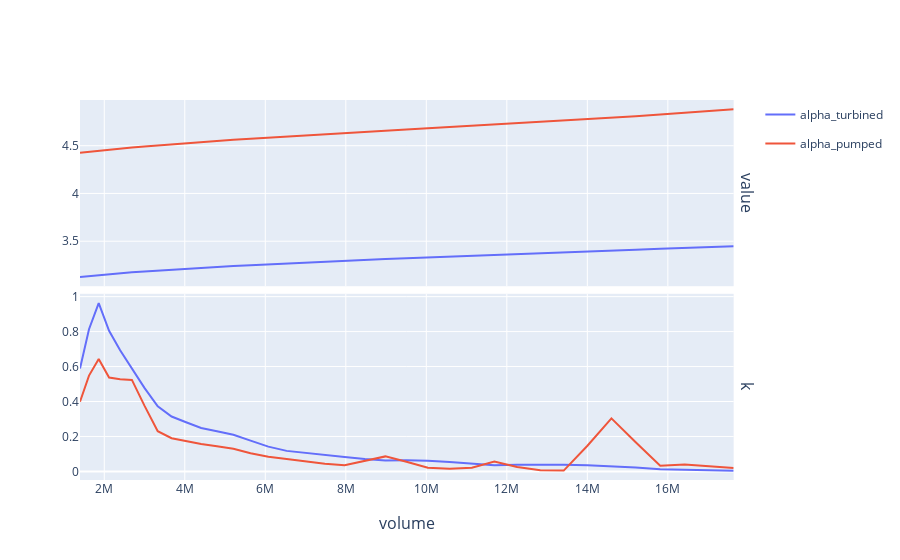
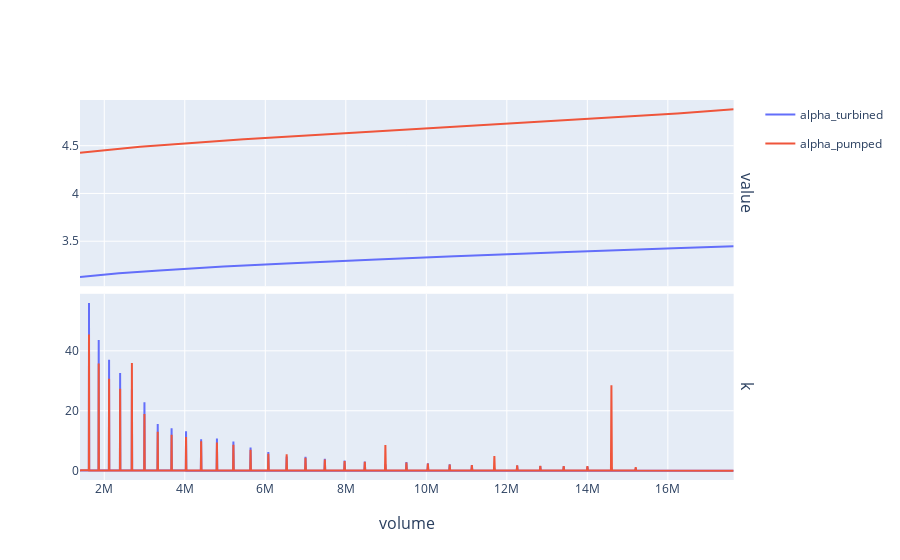
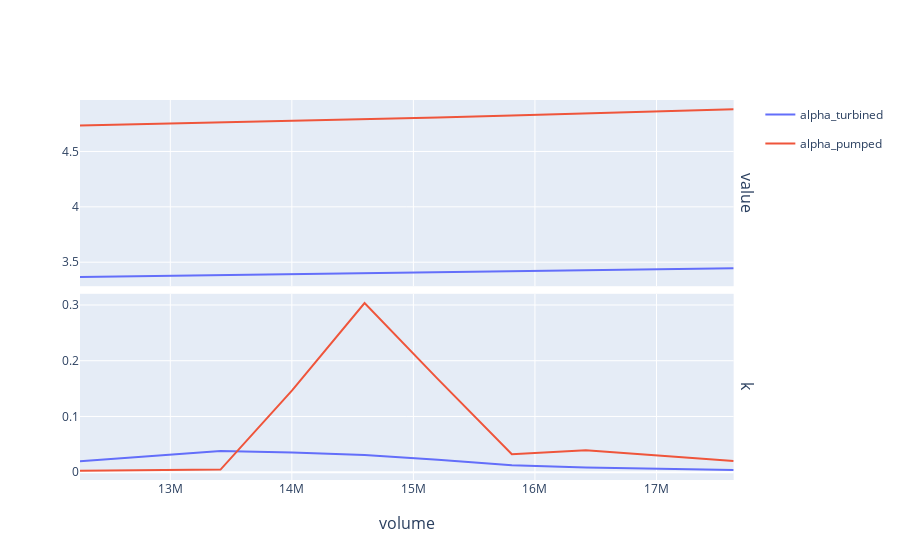
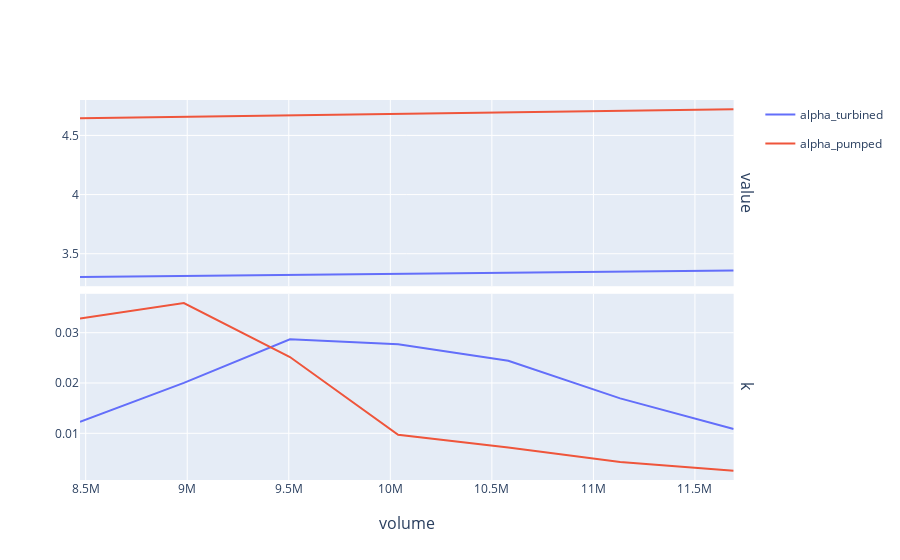

Source (notebook cell) for these figures, in order:
### Code cell
y_col_list: list[str] = ["alpha_turbined", "alpha_pumped"]
x_col="volume"
power_performance: pl.DataFrame = power_performance_table[0]["power_performance"] 
df: pl.DataFrame = calculate_curviness(data=power_performance, x_col=x_col, y_col_list=y_col_list)
fig = plot_curviness_results(df=df, x_col=x_col, y_col_list=y_col_list)
fig.show()
power_performance_2: pl.DataFrame = power_performance_table_2[0]["power_performance"] 

df: pl.DataFrame = calculate_curviness(data=power_performance_2, x_col=x_col, y_col_list=y_col_list)
fig = plot_curviness_results(df=df, x_col=x_col, y_col_list=y_col_list)
fig.show()

df: pl.DataFrame = calculate_curviness(data=power_performance.filter(c("volume") < 3e6), x_col=x_col, y_col_list=y_col_list)
fig = plot_curviness_results(df=df, x_col=x_col, y_col_list=y_col_list)
fig.show()

df: pl.DataFrame = calculate_curviness(data=power_performance.filter((c("volume")  > 0.8e7).__and__(c("volume") < 1.2e7)), x_col=x_col, y_col_list=y_col_list)
fig = plot_curviness_results(df=df, x_col=x_col, y_col_list=y_col_list)
fig.show()

### Figure 1 — Plotly figure (JSON) as saved in the notebook; plotly's stock layout.template omitted (floating-point values rounded to 4 significant figures)
{"data": [{"legendgroup": "alpha_turbined", "line": {"color": "#636EFA"}, "mode": "lines", "name": "alpha_turbined", "showlegend": true, "type": "scatter", "x": [1397060, 1620890, 1861920, 2119410, 2393840, 2686310, 2998010, 3327890, 3672170, 4031400, 4406390, 4798710, 5207730, 5633960, 6075540, 6530820, 6998840, 7479000, 7970350, 8471990, 8983460, 9505800, 10038500, 10580800, 11131700, 11690600, 12257100, 12831500, 13413200, 14002100, 14598300, 15201700, 15810000, 16418300, 17026600, 17634900], "xaxis": "x", "y": [3.126, 3.136, 3.146, 3.155, 3.165, 3.174, 3.184, 3.193, 3.203, 3.212, 3.221, 3.231, 3.24, 3.249, 3.259, 3.268, 3.277, 3.286, 3.295, 3.304, 3.313, 3.322, 3.331, 3.34, 3.349, 3.358, 3.367, 3.376, 3.385, 3.394, 3.403, 3.412, 3.42, 3.429, 3.438, 3.446], "yaxis": "y"}, {"legendgroup": "alpha_turbined", "line": {"color": "#636EFA"}, "mode": "lines", "name": "alpha_turbined", "showlegend": false, "type": "scatter", "x": [1397060, 1620890, 1861920, 2119410, 2393840, 2686310, 2998010, 3327890, 3672170, 4031400, 4406390, 4798710, 5207730, 5633960, 6075540, 6530820, 6998840, 7479000, 7970350, 8471990, 8983460, 9505800, 10038500, 10580800, 11131700, 11690600, 12257100, 12831500, 13413200, 14002100, 14598300, 15201700, 15810000, 16418300, 17026600, 17634900], "xaxis": "x2", "y": [0.5891, 0.8137, 0.963, 0.8046, 0.6936, 0.5891, 0.4779, 0.3729, 0.3141, 0.2812, 0.2483, 0.2303, 0.21, 0.1759, 0.1418, 0.1175, 0.105, 0.09449, 0.08297, 0.07117, 0.06288, 0.06325, 0.06111, 0.05388, 0.04374, 0.03578, 0.0382, 0.04018, 0.03792, 0.03531, 0.0307, 0.02253, 0.01268, 0.008289, 0.006192, 0.00412], "yaxis": "y2"}, {"legendgroup": "alpha_pumped", "line": {"color": "#EF553B"}, "mode": "lines", "name": "alpha_pumped", "showlegend": true, "type": "scatter", "x": [1397060, 1620890, 1861920, 2119410, 2393840, 2686310, 2998010, 3327890, 3672170, 4031400, 4406390, 4798710, 5207730, 5633960, 6075540, 6530820, 6998840, 7479000, 7970350, 8471990, 8983460, 9505800, 10038500, 10580800, 11131700, 11690600, 12257100, 12831500, 13413200, 14002100, 14598300, 15201700, 15810000, 16418300, 17026600, 17634900], "xaxis": "x", "y": [4.426, 4.437, 4.448, 4.459, 4.47, 4.482, 4.493, 4.504, 4.515, 4.526, 4.538, 4.549, 4.561, 4.573, 4.585, 4.597, 4.609, 4.621, 4.633, 4.646, 4.658, 4.67, 4.683, 4.695, 4.708, 4.721, 4.734, 4.748, 4.762, 4.776, 4.79, 4.808, 4.826, 4.844, 4.862, 4.881], "yaxis": "y"}, {"legendgroup": "alpha_pumped", "line": {"color": "#EF553B"}, "mode": "lines", "name": "alpha_pumped", "showlegend": false, "type": "scatter", "x": [1397060, 1620890, 1861920, 2119410, 2393840, 2686310, 2998010, 3327890, 3672170, 4031400, 4406390, 4798710, 5207730, 5633960, 6075540, 6530820, 6998840, 7479000, 7970350, 8471990, 8983460, 9505800, 10038500, 10580800, 11131700, 11690600, 12257100, 12831500, 13413200, 14002100, 14598300, 15201700, 15810000, 16418300, 17026600, 17634900], "xaxis": "x2", "y": [0.3989, 0.5481, 0.6436, 0.5368, 0.5279, 0.5235, 0.3763, 0.2298, 0.19, 0.1738, 0.1566, 0.1444, 0.1291, 0.1042, 0.08372, 0.07121, 0.05696, 0.04382, 0.03539, 0.05883, 0.08588, 0.05509, 0.02124, 0.01572, 0.02139, 0.05699, 0.02535, 0.006147, 0.004712, 0.1467, 0.3033, 0.167, 0.03242, 0.03923, 0.02978, 0.01997], "yaxis": "y2"}], "layout": {"annotations": [{"font": {"size": 16}, "showarrow": false, "text": "value", "textangle": 90, "x": 0.98, "xanchor": "left", "xref": "paper", "y": 0.755, "yanchor": "middle", "yref": "paper"}, {"font": {"size": 16}, "showarrow": false, "text": "k", "textangle": 90, "x": 0.98, "xanchor": "left", "xref": "paper", "y": 0.245, "yanchor": "middle", "yref": "paper"}, {"font": {"size": 16}, "showarrow": false, "text": "volume", "x": 0.49, "xanchor": "center", "xref": "paper", "y": 0, "yanchor": "top", "yref": "paper", "yshift": -30}], "xaxis": {"anchor": "y", "domain": [0, 0.98], "matches": "x2", "showticklabels": false}, "xaxis2": {"anchor": "y2", "domain": [0, 0.98]}, "yaxis": {"anchor": "x", "domain": [0.51, 1]}, "yaxis2": {"anchor": "x2", "domain": [0, 0.49]}}}

### Figure 2 — Plotly figure (JSON) as saved in the notebook; plotly's stock layout.template omitted (floating-point values rounded to 4 significant figures; data arrays with more than 128 entries replaced by an {"elided": "..."} marker saying what was removed)
{"data": [{"legendgroup": "alpha_turbined", "line": {"color": "#636EFA"}, "mode": "lines", "name": "alpha_turbined", "showlegend": true, "type": "scatter", "x": {"elided": "3501 float values"}, "xaxis": "x", "y": {"elided": "3501 float values"}, "yaxis": "y"}, {"legendgroup": "alpha_turbined", "line": {"color": "#636EFA"}, "mode": "lines", "name": "alpha_turbined", "showlegend": false, "type": "scatter", "x": {"elided": "3501 float values"}, "xaxis": "x2", "y": {"elided": "3501 float values"}, "yaxis": "y2"}, {"legendgroup": "alpha_pumped", "line": {"color": "#EF553B"}, "mode": "lines", "name": "alpha_pumped", "showlegend": true, "type": "scatter", "x": {"elided": "3501 float values"}, "xaxis": "x", "y": {"elided": "3501 float values"}, "yaxis": "y"}, {"legendgroup": "alpha_pumped", "line": {"color": "#EF553B"}, "mode": "lines", "name": "alpha_pumped", "showlegend": false, "type": "scatter", "x": {"elided": "3501 float values"}, "xaxis": "x2", "y": {"elided": "3501 float values"}, "yaxis": "y2"}], "layout": {"annotations": [{"font": {"size": 16}, "showarrow": false, "text": "value", "textangle": 90, "x": 0.98, "xanchor": "left", "xref": "paper", "y": 0.755, "yanchor": "middle", "yref": "paper"}, {"font": {"size": 16}, "showarrow": false, "text": "k", "textangle": 90, "x": 0.98, "xanchor": "left", "xref": "paper", "y": 0.245, "yanchor": "middle", "yref": "paper"}, {"font": {"size": 16}, "showarrow": false, "text": "volume", "x": 0.49, "xanchor": "center", "xref": "paper", "y": 0, "yanchor": "top", "yref": "paper", "yshift": -30}], "xaxis": {"anchor": "y", "domain": [0, 0.98], "matches": "x2", "showticklabels": false}, "xaxis2": {"anchor": "y2", "domain": [0, 0.98]}, "yaxis": {"anchor": "x", "domain": [0.51, 1]}, "yaxis2": {"anchor": "x2", "domain": [0, 0.49]}}}

### Figure 3 — Plotly figure (JSON) as saved in the notebook; plotly's stock layout.template omitted (floating-point values rounded to 4 significant figures)
{"data": [{"legendgroup": "alpha_turbined", "line": {"color": "#636EFA"}, "mode": "lines", "name": "alpha_turbined", "showlegend": true, "type": "scatter", "x": [12257100, 12831500, 13413200, 14002100, 14598300, 15201700, 15810000, 16418300, 17026600, 17634900], "xaxis": "x", "y": [3.367, 3.376, 3.385, 3.394, 3.403, 3.412, 3.42, 3.429, 3.438, 3.446], "yaxis": "y"}, {"legendgroup": "alpha_turbined", "line": {"color": "#636EFA"}, "mode": "lines", "name": "alpha_turbined", "showlegend": false, "type": "scatter", "x": [12257100, 12831500, 13413200, 14002100, 14598300, 15201700, 15810000, 16418300, 17026600, 17634900], "xaxis": "x2", "y": [0.01979, 0.02916, 0.03792, 0.03531, 0.0307, 0.02253, 0.01268, 0.008289, 0.006192, 0.00412], "yaxis": "y2"}, {"legendgroup": "alpha_pumped", "line": {"color": "#EF553B"}, "mode": "lines", "name": "alpha_pumped", "showlegend": true, "type": "scatter", "x": [12257100, 12831500, 13413200, 14002100, 14598300, 15201700, 15810000, 16418300, 17026600, 17634900], "xaxis": "x", "y": [4.734, 4.748, 4.762, 4.776, 4.79, 4.808, 4.826, 4.844, 4.862, 4.881], "yaxis": "y"}, {"legendgroup": "alpha_pumped", "line": {"color": "#EF553B"}, "mode": "lines", "name": "alpha_pumped", "showlegend": false, "type": "scatter", "x": [12257100, 12831500, 13413200, 14002100, 14598300, 15201700, 15810000, 16418300, 17026600, 17634900], "xaxis": "x2", "y": [0.002771, 0.003885, 0.004712, 0.1467, 0.3033, 0.167, 0.03242, 0.03923, 0.02978, 0.01997], "yaxis": "y2"}], "layout": {"annotations": [{"font": {"size": 16}, "showarrow": false, "text": "value", "textangle": 90, "x": 0.98, "xanchor": "left", "xref": "paper", "y": 0.755, "yanchor": "middle", "yref": "paper"}, {"font": {"size": 16}, "showarrow": false, "text": "k", "textangle": 90, "x": 0.98, "xanchor": "left", "xref": "paper", "y": 0.245, "yanchor": "middle", "yref": "paper"}, {"font": {"size": 16}, "showarrow": false, "text": "volume", "x": 0.49, "xanchor": "center", "xref": "paper", "y": 0, "yanchor": "top", "yref": "paper", "yshift": -30}], "xaxis": {"anchor": "y", "domain": [0, 0.98], "matches": "x2", "showticklabels": false}, "xaxis2": {"anchor": "y2", "domain": [0, 0.98]}, "yaxis": {"anchor": "x", "domain": [0.51, 1]}, "yaxis2": {"anchor": "x2", "domain": [0, 0.49]}}}

### Figure 4 — Plotly figure (JSON) as saved in the notebook; plotly's stock layout.template omitted (floating-point values rounded to 4 significant figures)
{"data": [{"legendgroup": "alpha_turbined", "line": {"color": "#636EFA"}, "mode": "lines", "name": "alpha_turbined", "showlegend": true, "type": "scatter", "x": [8471990, 8983460, 9505800, 10038500, 10580800, 11131700, 11690600], "xaxis": "x", "y": [3.304, 3.313, 3.322, 3.331, 3.34, 3.349, 3.358], "yaxis": "y"}, {"legendgroup": "alpha_turbined", "line": {"color": "#636EFA"}, "mode": "lines", "name": "alpha_turbined", "showlegend": false, "type": "scatter", "x": [8471990, 8983460, 9505800, 10038500, 10580800, 11131700, 11690600], "xaxis": "x2", "y": [0.0123, 0.02003, 0.0287, 0.02772, 0.02444, 0.01695, 0.01087], "yaxis": "y2"}, {"legendgroup": "alpha_pumped", "line": {"color": "#EF553B"}, "mode": "lines", "name": "alpha_pumped", "showlegend": true, "type": "scatter", "x": [8471990, 8983460, 9505800, 10038500, 10580800, 11131700, 11690600], "xaxis": "x", "y": [4.646, 4.658, 4.67, 4.683, 4.695, 4.708, 4.721], "yaxis": "y"}, {"legendgroup": "alpha_pumped", "line": {"color": "#EF553B"}, "mode": "lines", "name": "alpha_pumped", "showlegend": false, "type": "scatter", "x": [8471990, 8983460, 9505800, 10038500, 10580800, 11131700, 11690600], "xaxis": "x2", "y": [0.03282, 0.03588, 0.02517, 0.009702, 0.00718, 0.004305, 0.002569], "yaxis": "y2"}], "layout": {"annotations": [{"font": {"size": 16}, "showarrow": false, "text": "value", "textangle": 90, "x": 0.98, "xanchor": "left", "xref": "paper", "y": 0.755, "yanchor": "middle", "yref": "paper"}, {"font": {"size": 16}, "showarrow": false, "text": "k", "textangle": 90, "x": 0.98, "xanchor": "left", "xref": "paper", "y": 0.245, "yanchor": "middle", "yref": "paper"}, {"font": {"size": 16}, "showarrow": false, "text": "volume", "x": 0.49, "xanchor": "center", "xref": "paper", "y": 0, "yanchor": "top", "yref": "paper", "yshift": -30}], "xaxis": {"anchor": "y", "domain": [0, 0.98], "matches": "x2", "showticklabels": false}, "xaxis2": {"anchor": "y2", "domain": [0, 0.98]}, "yaxis": {"anchor": "x", "domain": [0.51, 1]}, "yaxis2": {"anchor": "x2", "domain": [0, 0.49]}}}
